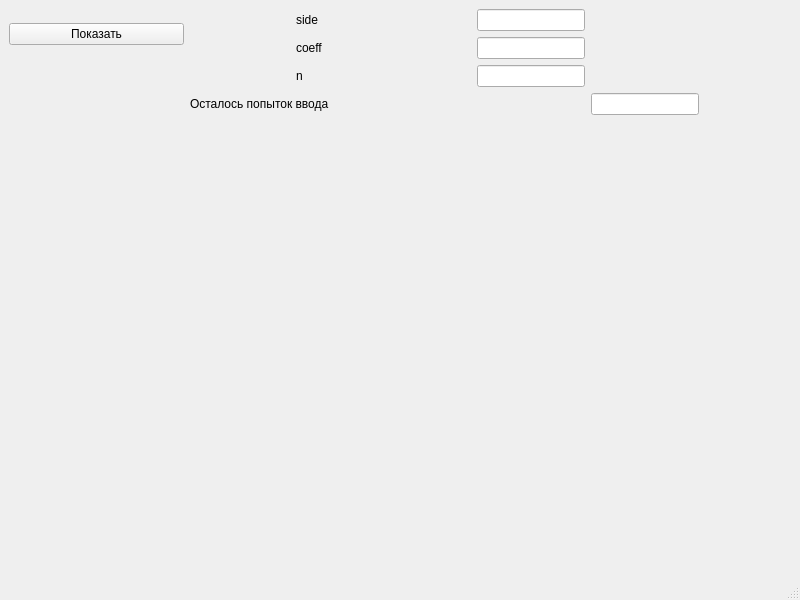
<?xml version="1.0" encoding="UTF-8"?>
<ui version="4.0">
 <class>MainWindow</class>
 <widget class="QMainWindow" name="MainWindow">
  <property name="geometry">
   <rect>
    <x>0</x>
    <y>0</y>
    <width>800</width>
    <height>600</height>
   </rect>
  </property>
  <property name="windowTitle">
   <string>MainWindow</string>
  </property>
  <widget class="QWidget" name="centralwidget">
   <layout class="QVBoxLayout" name="verticalLayout">
    <item>
     <layout class="QGridLayout" name="gridLayout">
      <item row="0" column="1">
       <spacer name="horizontalSpacer_4">
        <property name="orientation">
         <enum>Qt::Horizontal</enum>
        </property>
        <property name="sizeType">
         <enum>QSizePolicy::Fixed</enum>
        </property>
        <property name="sizeHint" stdset="0">
         <size>
          <width>100</width>
          <height>20</height>
         </size>
        </property>
       </spacer>
      </item>
      <item row="0" column="0" rowspan="2">
       <widget class="QPushButton" name="show_btn">
        <property name="text">
         <string>Показать</string>
        </property>
       </widget>
      </item>
      <item row="0" column="3">
       <widget class="QLineEdit" name="side">
        <property name="sizePolicy">
         <sizepolicy hsizetype="Fixed" vsizetype="Fixed">
          <horstretch>0</horstretch>
          <verstretch>0</verstretch>
         </sizepolicy>
        </property>
       </widget>
      </item>
      <item row="2" column="3">
       <widget class="QLineEdit" name="n">
        <property name="sizePolicy">
         <sizepolicy hsizetype="Fixed" vsizetype="Fixed">
          <horstretch>0</horstretch>
          <verstretch>0</verstretch>
         </sizepolicy>
        </property>
       </widget>
      </item>
      <item row="2" column="2">
       <widget class="QLabel" name="n_label">
        <property name="text">
         <string>n</string>
        </property>
       </widget>
      </item>
      <item row="1" column="3">
       <widget class="QLineEdit" name="coeff">
        <property name="sizePolicy">
         <sizepolicy hsizetype="Fixed" vsizetype="Fixed">
          <horstretch>0</horstretch>
          <verstretch>0</verstretch>
         </sizepolicy>
        </property>
       </widget>
      </item>
      <item row="1" column="4">
       <spacer name="horizontalSpacer_2">
        <property name="orientation">
         <enum>Qt::Horizontal</enum>
        </property>
        <property name="sizeType">
         <enum>QSizePolicy::Fixed</enum>
        </property>
        <property name="sizeHint" stdset="0">
         <size>
          <width>200</width>
          <height>20</height>
         </size>
        </property>
       </spacer>
      </item>
      <item row="2" column="4">
       <spacer name="horizontalSpacer_3">
        <property name="orientation">
         <enum>Qt::Horizontal</enum>
        </property>
        <property name="sizeType">
         <enum>QSizePolicy::Fixed</enum>
        </property>
        <property name="sizeHint" stdset="0">
         <size>
          <width>200</width>
          <height>20</height>
         </size>
        </property>
       </spacer>
      </item>
      <item row="0" column="4">
       <spacer name="horizontalSpacer">
        <property name="orientation">
         <enum>Qt::Horizontal</enum>
        </property>
        <property name="sizeType">
         <enum>QSizePolicy::Fixed</enum>
        </property>
        <property name="sizeHint" stdset="0">
         <size>
          <width>200</width>
          <height>20</height>
         </size>
        </property>
       </spacer>
      </item>
      <item row="1" column="2">
       <widget class="QLabel" name="coeff_label">
        <property name="text">
         <string>coeff</string>
        </property>
       </widget>
      </item>
      <item row="0" column="2">
       <widget class="QLabel" name="side_label">
        <property name="text">
         <string>side</string>
        </property>
       </widget>
      </item>
      <item row="3" column="1" colspan="3">
       <widget class="QLabel" name="label">
        <property name="sizePolicy">
         <sizepolicy hsizetype="Preferred" vsizetype="Fixed">
          <horstretch>0</horstretch>
          <verstretch>0</verstretch>
         </sizepolicy>
        </property>
        <property name="text">
         <string>Осталось попыток ввода</string>
        </property>
       </widget>
      </item>
      <item row="3" column="4">
       <widget class="QLineEdit" name="counter">
        <property name="sizePolicy">
         <sizepolicy hsizetype="Fixed" vsizetype="Fixed">
          <horstretch>0</horstretch>
          <verstretch>0</verstretch>
         </sizepolicy>
        </property>
       </widget>
      </item>
      <item row="3" column="0">
       <widget class="QLabel" name="error_show">
        <property name="text">
         <string/>
        </property>
       </widget>
      </item>
      <item row="4" column="1" colspan="3">
       <widget class="QLabel" name="image">
        <property name="text">
         <string> </string>
        </property>
       </widget>
      </item>
      <item row="4" column="0">
       <widget class="QLabel" name="label_2">
        <property name="text">
         <string/>
        </property>
       </widget>
      </item>
     </layout>
    </item>
   </layout>
  </widget>
  <widget class="QMenuBar" name="menubar">
   <property name="geometry">
    <rect>
     <x>0</x>
     <y>0</y>
     <width>800</width>
     <height>26</height>
    </rect>
   </property>
  </widget>
  <widget class="QStatusBar" name="statusbar"/>
 </widget>
 <resources/>
 <connections/>
</ui>
